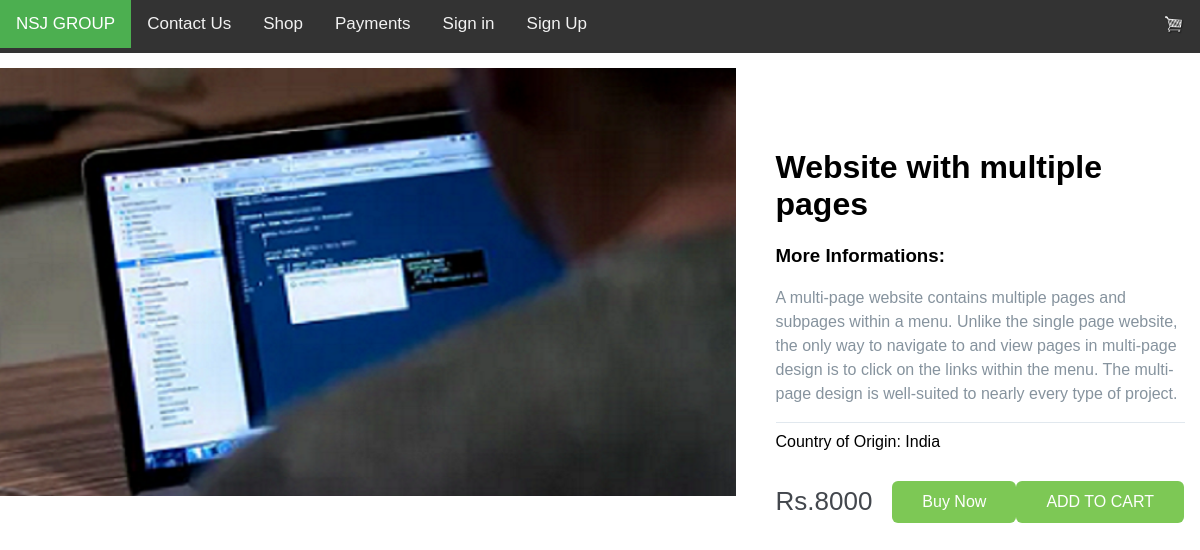
Before: /itemdetails/2/ with the older database file.
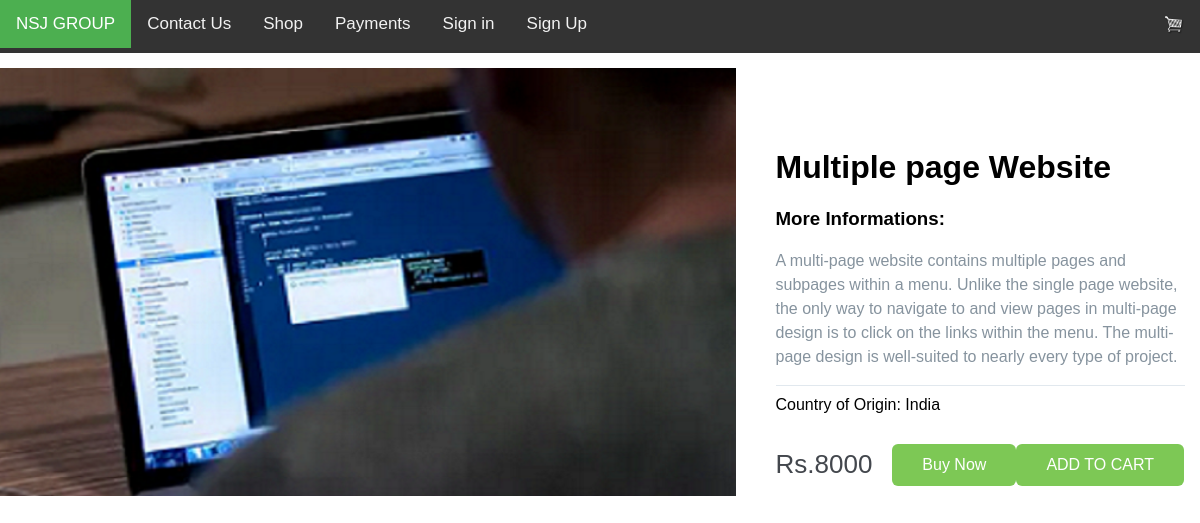
After: the same page with the newer database file.
### homepage/models.py (models this page shows, shortened)
class Item(models.Model):
    item_name = models.CharField(max_length=1024)
    item_image = models.ImageField(upload_to = 'None')
    item_price = models.PositiveIntegerField()
    item_publisher = models.CharField(max_length=1024)
    item_origin = models.CharField(max_length=1024)
    item_description = models.TextField()
    item_slug = models.SlugField()

### homepage/views.py (the view)
# urls.py: path('itemdetails/<int:itemid>/', itemdetails, name="itemdetails"),
def itemdetails(request, itemid):
    item = Item.objects.get(pk= itemid)
    return render(request, "itemdetails.html", {'item': item})

### templates/itemdetails.html (shortened to what this page needs)
{% extends 'menu.html' %}
{% block content %}
<main style="  max-width: 1200px;
  margin: 0 auto;
  padding: 15px;
  display: flex;" class="container">
  <div style="  width: 65%;
  position: relative;" class="left-column">
    <img style="  width: 100%;
  position: absolute;
  left: -40px;
  right: 10px;
  top: 0;
  opacity: 0;
  transition: all 0.3s ease;
  opacity: 1;" data-image="black class="active" src="{{item.item_image.url}}" alt="">
   </div>
  <div style="  width: 35%;
  margin-top: 60px;" class="right-column">
    <div style="  border-bottom: 1px solid #E1E8EE;
  margin-bottom: 10px;" class="product-description">
      <h1>{{item.item_name}}</h1>
      <h3 >More Informations:</h3>
      <p style="  font-size: 16px;
  font-weight: 300;
  color: #86939E;
  line-height: 24px;">{{item.item_description}}</p>
    </div>
    <div class="product-configuration">
      <div style=" margin-bottom: 30px;" class="product-color">
        <span>Country of Origin: {{item.item_origin}}</span>
    </div>
    <div style="  display: flex;
  align-items: center;" class="product-price">
      <span style="  font-size: 26px;
  font-weight: 300;
  color: #43474D;
  margin-right: 20px;" >Rs.{{item.item_price}}</span>
{% if user.is_authenticated %}
<a  style="  display: inline-block;
background-color: #7DC855;
border-radius: 6px;
font-size: 16px;
color: #FFFFFF;
text-decoration: none;
padding: 12px 30px;
transition: all .5s;"  href="{% url 'buynow' item.id user.id %}">Buy Now</a>
<a  style="  display: inline-block;
background-color: #7DC855;
border-radius: 6px;
font-size: 16px;
color: #FFFFFF;
text-decoration: none;
padding: 12px 30px;
transition: all .5s;"  href="{% url 'addtocart' user.id item.id %}">ADD TO CART</a>
{% else %}
<a  style="  display: inline-block;
background-color: #7DC855;
border-radius: 6px;
font-size: 16px;
color: #FFFFFF;
text-decoration: none;
padding: 12px 30px;
transition: all .5s;"  href="{% url 'buynow' %}">Buy Now</a>
<a  style="  display: inline-block;
background-color: #7DC855;
border-radius: 6px;
font-size: 16px;
color: #FFFFFF;
text-decoration: none;
padding: 12px 30px;
transition: all .5s;"  href="{% url 'addtocart_inactiveuser' %}">ADD TO CART</a>
{% endif %}
    </div>
  </div>
</main>
{% endblock %}

Changed rows visible on the page:
changed Item "India": item_name "Website with multiple pages" → "Multiple page Website"
